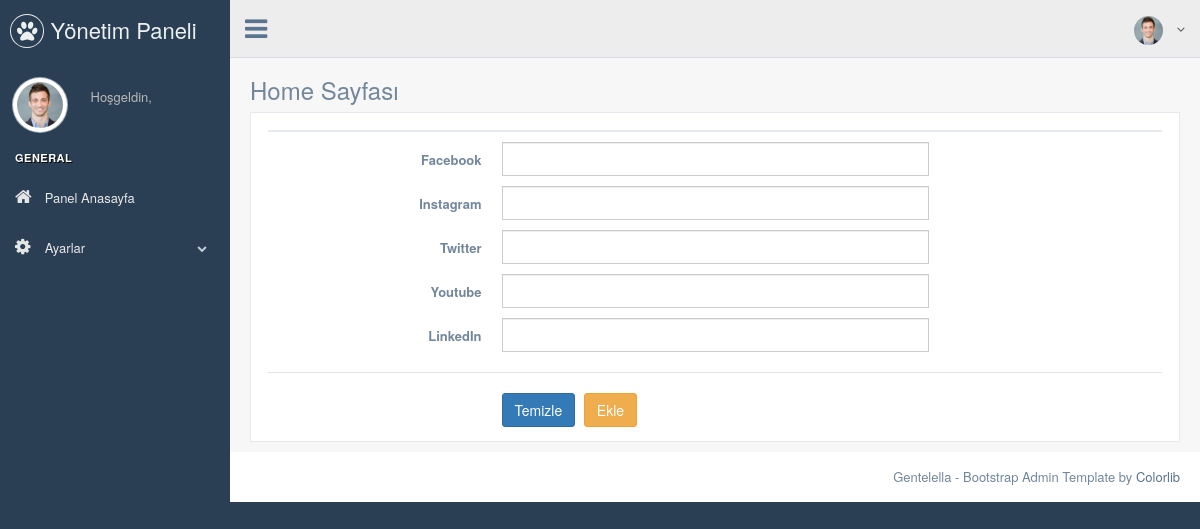
Before: /pp/nedmin/home.php with the older database file.
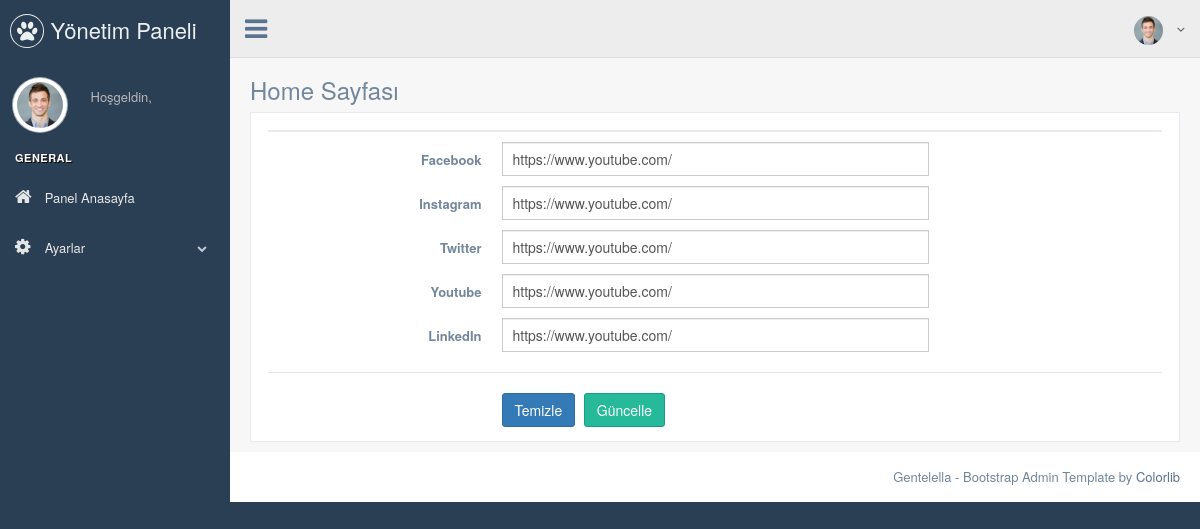
After: the same page with the newer database file.
### tables this page shows
CREATE TABLE `home` (
  `home_id` int(11) NOT NULL,
  `facebook` varchar(250) NOT NULL,
  `instagram` varchar(250) NOT NULL,
  `twitter` varchar(250) NOT NULL,
  `youtube` varchar(250) NOT NULL,
  `linkedin` varchar(250) NOT NULL
);

### pp/nedmin/home.php (the view, shortened to what this page needs)
<?php
include "header.php";
$check_home = $db->prepare("SELECT * FROM home");
$check_home->execute();
$control_home = $check_home->rowCount();
$fetch_home = $db->prepare("SELECT * FROM home WHERE home_id=1");
$fetch_home->execute();
$fetch = $fetch_home->fetch(PDO::FETCH_ASSOC);
?>
<div class="right_col" role="main">
  <div class="">
    <div class="page-title">
      <div class="title_left">
        <h3>Home Sayfası</h3>
      </div>
    </div>
    <div class="clearfix"></div>
    <div class="row">
      <div class="col-md-12 col-sm-12 col-xs-12">
        <div class="x_panel">
          <div class="x_title">
          </div>
          <form class="form-horizontal form-label-left" action="process.php" method="POST">
            <div class="item form-group">
              <label class="control-label col-md-3 col-sm-3 col-xs-12">Facebook
              </label>
              <div class="col-md-6 col-sm-6 col-xs-12">
                <input type="text" name="facebook" value="<?php echo $fetch['facebook'] ?>" required="required" class="form-control col-md-7 col-xs-12">
              </div>
            </div>
            <div class="item form-group">
              <label class="control-label col-md-3 col-sm-3 col-xs-12">Instagram
              </label>
              <div class="col-md-6 col-sm-6 col-xs-12">
                <input type="text" name="instagram" value="<?php echo $fetch['instagram'] ?>" required="required" class="form-control col-md-7 col-xs-12">
              </div>
            </div>
            <div class="item form-group">
              <label class="control-label col-md-3 col-sm-3 col-xs-12">Twitter
              </label>
              <div class="col-md-6 col-sm-6 col-xs-12">
                <input type="text" name="twitter" value="<?php echo $fetch['twitter'] ?>" required="required" class="form-control col-md-7 col-xs-12">
              </div>
            </div>
            <div class="item form-group">
              <label class="control-label col-md-3 col-sm-3 col-xs-12">Youtube
              </label>
              <div class="col-md-6 col-sm-6 col-xs-12">
                <input type="text" name="youtube" value="<?php echo $fetch['youtube'] ?>" required="required" class="form-control col-md-7 col-xs-12">
              </div>
            </div>
            <div class="item form-group">
              <label class="control-label col-md-3 col-sm-3 col-xs-12">LinkedIn
              </label>
              <div class="col-md-6 col-sm-6 col-xs-12">
                <input type="text" name="linkedin" value="<?php echo $fetch['linkedin'] ?>" required="required" class="form-control col-md-7 col-xs-12">
              </div>
            </div>
            <div class="ln_solid"></div>
            <div class="form-group">
              <div class="col-md-6 col-md-offset-3">
                <button type="submit" class="btn btn-primary">Temizle</button>
                <?php
                if ($control_home == 1) { ?>
                  <button type="submit" class="btn btn-success" name="update_home">Güncelle</button>
                <?php } else { ?>
                  <button type="submit" class="btn btn-warning" name="insert_home">Ekle</button>
                <?php } ?>
              </div>
            </div>
          </form>
        </div>
      </div>
    </div>
  </div>
</div>
</div>
<?php
include "footer.php";
?>

Changed rows visible on the page:
added home: facebook "https://www.youtube.com/", instagram "https://www.youtube.com/", twitter "https://www.youtube.com/", youtube "https://www.youtube.com/", linkedin "https://www.youtube.com/"
Other visible differences:
text no longer shown: "Ekle"
text now shown: "Güncelle"
